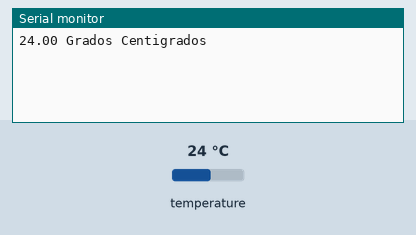
Simulated run of this sketch. Board: Arduino Mega 2560, built with avr-gcc and run on an emulated ATmega2560. Parts: the last lines printed to the serial monitor. Inputs (shaded band) come from the test bench; at power-on: temperature 24 °C.

Above: at 2.2 s.
2.3 s: temperature set to 12 °C
At 4.5 s:
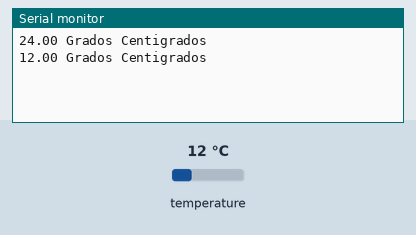
4.8 s: temperature set to 19 °C
At 6.0 s:
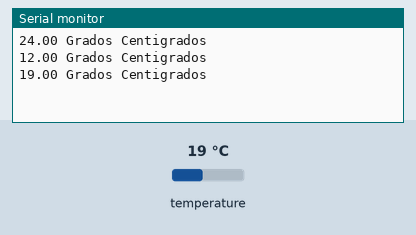
Timing chart, 0 to 7.8 s (numbered marks = the images above; inputs shaded):
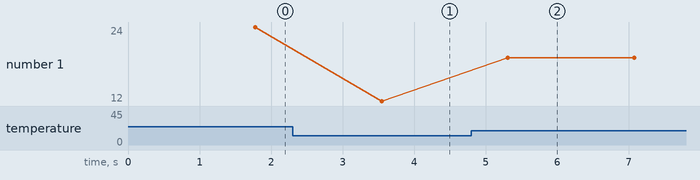

Measured:
- after the input at 2.3 s, the serial monitor: prints a new line after 1.2 s (image 1)
- after the input at 4.8 s, the serial monitor: prints a new line after 0.51 s (image 2)
- plotted number 1: 24 → 12 after the input at 2.3 s, 12 → 19 after the input at 4.8 s

The sketch:

Temperatura18B20.ino
```cpp
#include <OneWire.h>                 //Se importan las librerías
#include <DallasTemperature.h>
#define Pin 39                        //Se declara el pin donde se conectará la DATA
OneWire ourWire(Pin);                //Se establece el pin declarado como bus para la comunicación OneWire
DallasTemperature sensors(&ourWire); //Se llama a la librería DallasTemperature

void setup() {
delay(1000);
Serial.begin(9600);
sensors.begin();                     //Se inician los sensores
}

void loop() {
sensors.requestTemperatures();       //Prepara el sensor para la lectura

Serial.print(sensors.getTempCByIndex(0)); //Se lee e imprime la temperatura en grados Centigrados
Serial.println(" Grados Centigrados");

delay(1000);                         //Se provoca una parada de 1 segundo antes de la próxima lectura

}
```
